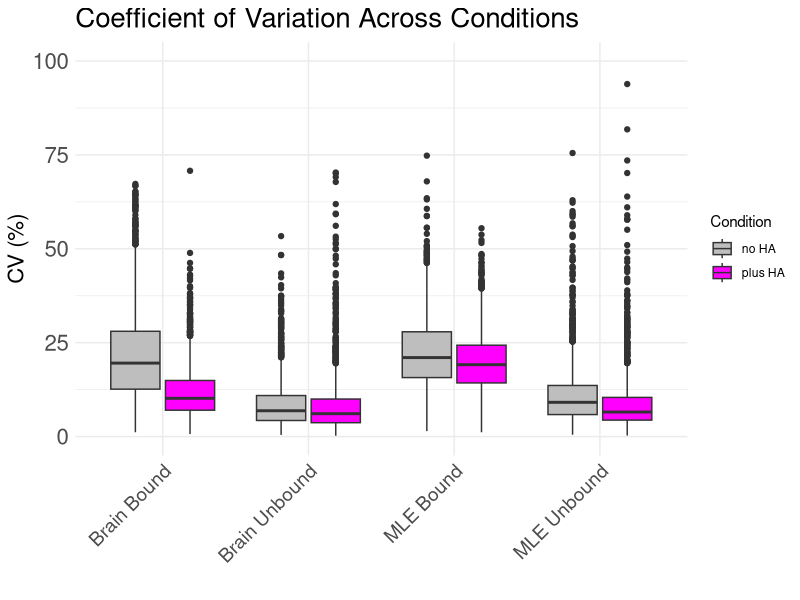
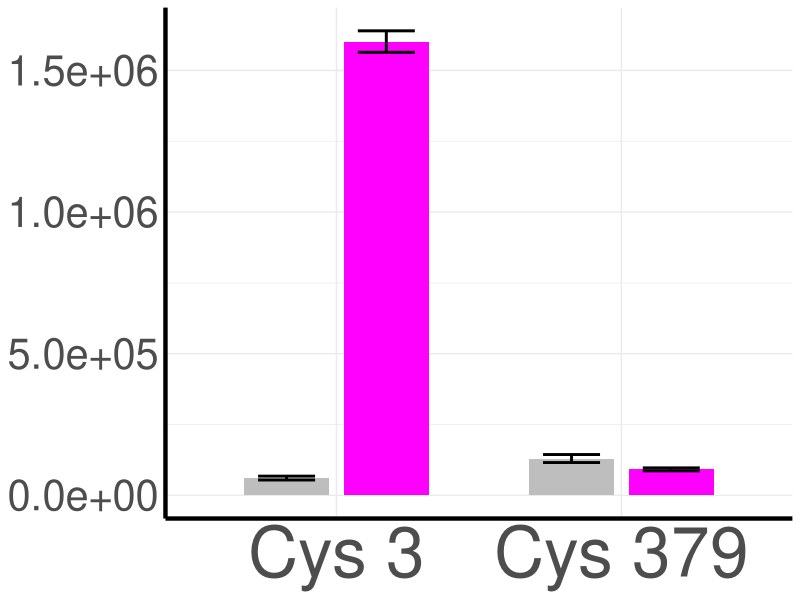
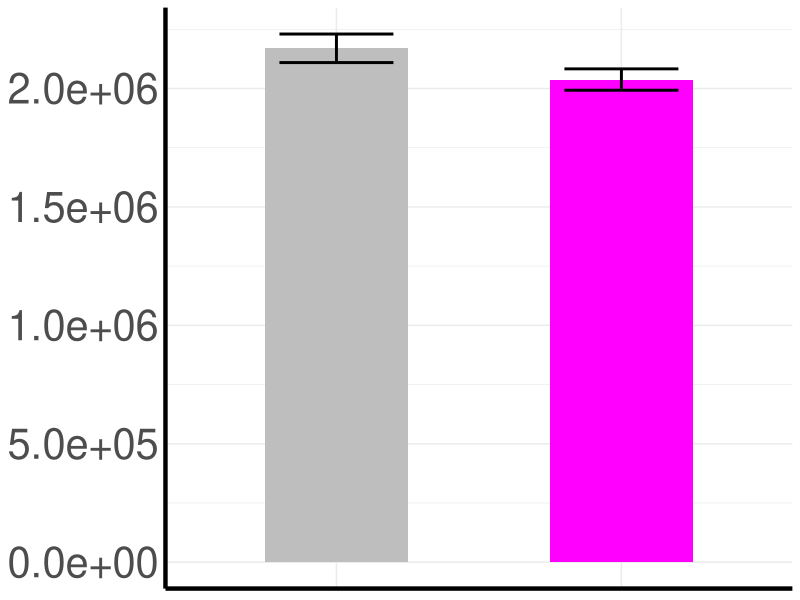
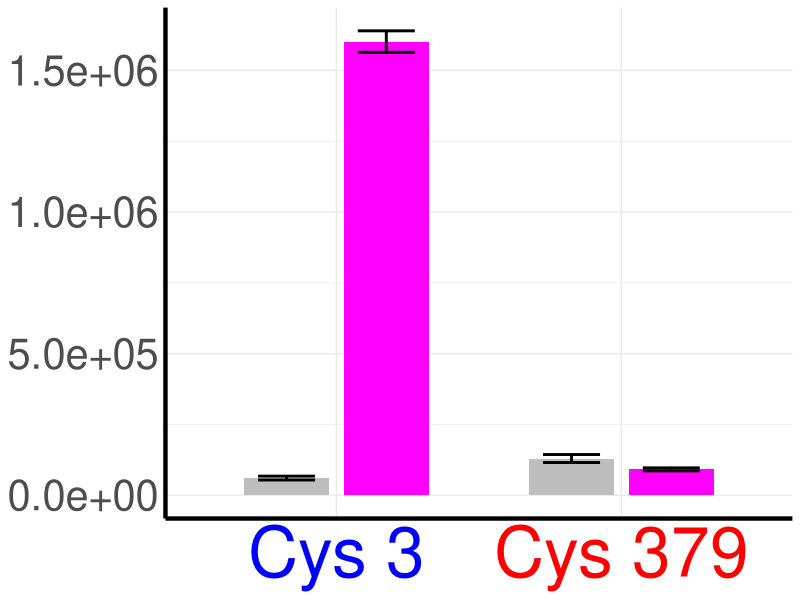
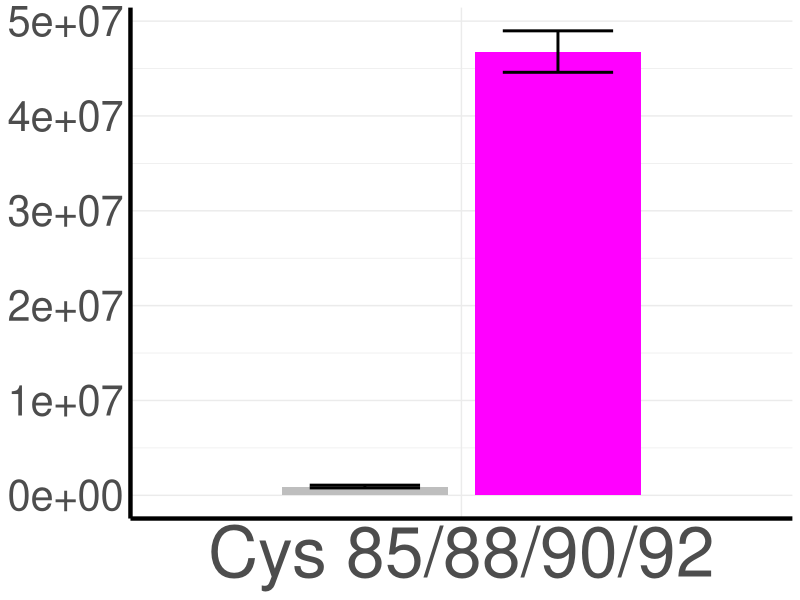
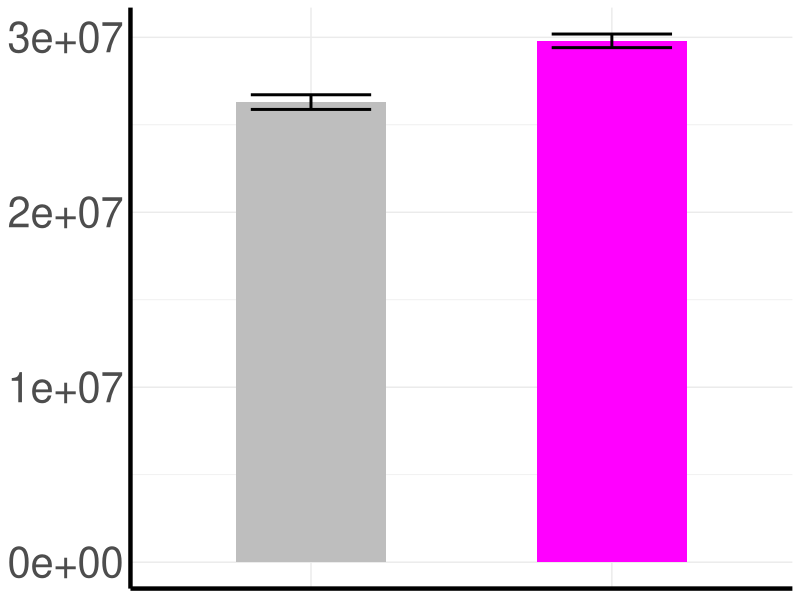
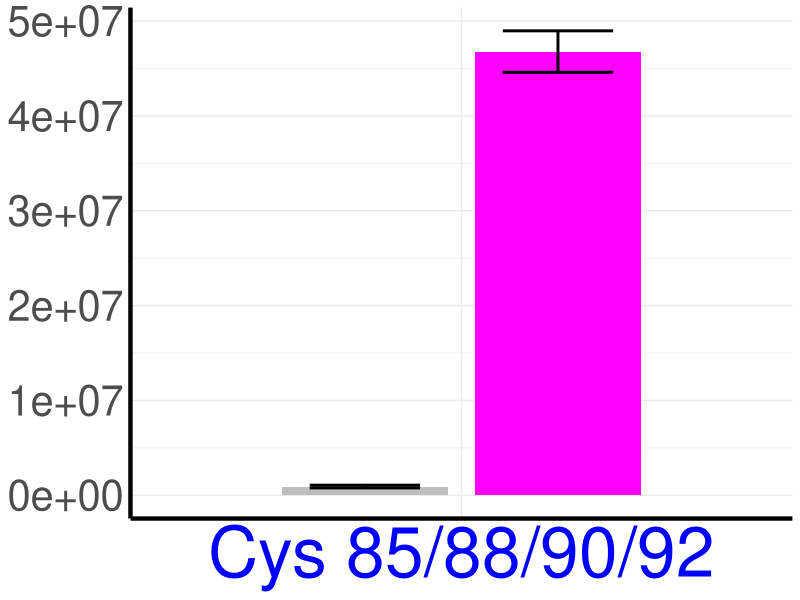
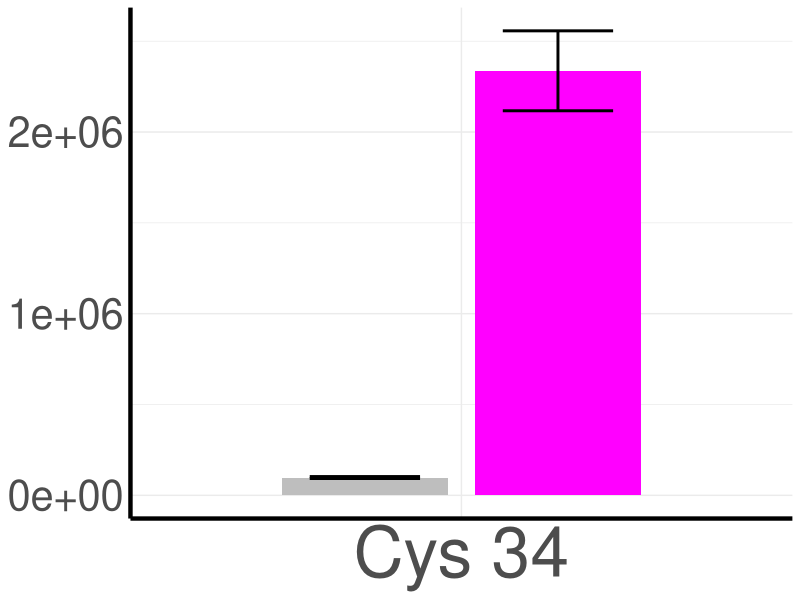

The R script that drew these images, in order:
## ---- chunk 1

## READ IN BRAIN DATA

library(tidyverse)

# read in the flow through
library(readr)
brain_flow_through_for_barplots <- read_delim("TMT_output_philosopher_for_R_analysis/2_14_24_output_for_R/brain_unbound_abundance_protein_MD.tsv", 
    delim = "\t", escape_double = FALSE, 
    trim_ws = TRUE)

## Reverse the log2 transformation
# Apply the inverse log2 transformation (2^x) to columns 5 through 21 for all rows
brain_flow_through_for_barplots[, 5:21] <- 2^brain_flow_through_for_barplots[, 5:21]

# Rename columns
rename_cols <- function(df, start_index, end_index, prefix) {
  colnames(df)[start_index:end_index] <- paste0(prefix, 1:(end_index - start_index + 1))
  return(df)
}

brain_flow_through_for_barplots <- rename_cols(brain_flow_through_for_barplots, 6, 9, "no_HA_")
brain_flow_through_for_barplots <- rename_cols(brain_flow_through_for_barplots, 10, 13, "plus_HA_")

# Remove columns
brain_flow_through_for_barplots <- brain_flow_through_for_barplots[,-c(14:21)]


#### Normalizing based on yeast ADH1 intensity

# Assuming 'brain_flow_through_for_barplots' is your dataframe
# Extract ADH1 intensities for the specific Index
# adh1_intensities <- brain_flow_through_for_barplots %>% 
#   filter(Index == "P00330") %>%
#   select(contains("HA"))

# Extract ADH1 intensities into a vector
# adh1_intensities_vec <- c(adh1_intensities$no_HA_1, adh1_intensities$no_HA_2, 
#                           adh1_intensities$no_HA_3, adh1_intensities$no_HA_4, 
#                           adh1_intensities$plus_HA_1, adh1_intensities$plus_HA_2, 
#                           adh1_intensities$plus_HA_3, adh1_intensities$plus_HA_4)

# Calculate the mean ADH1 intensity
# mean_adh1_intensity <- mean(adh1_intensities_vec)

# Calculate scaling factors for each replicate relative to the mean ADH1 intensity
# scaling_factors <- adh1_intensities_vec / mean_adh1_intensity

# Normalize the intensities in the dataframe using the calculated scaling factors
# replicate_columns <- c("no_HA_1", "no_HA_2", "no_HA_3", "no_HA_4", 
#                        "plus_HA_1", "plus_HA_2", "plus_HA_3", "plus_HA_4")

# Apply the scaling factors from ADH1
# brain_flow_through_for_barplots <- brain_flow_through_for_barplots %>%
#   mutate(across(all_of(replicate_columns), 
#                 ~ .x / scaling_factors[match(cur_column(), replicate_columns)] * mean_adh1_intensity))


## Read in the Bound/Eluant data
brain_eluant_for_barplots <- read_delim("TMT_output_philosopher_for_R_analysis/2_14_24_output_for_R/brain_bound_abundance_multi-site_None.tsv", 
    delim = "\t", escape_double = FALSE, 
    trim_ws = TRUE)


## Reverse the log2 transformation
# Apply the inverse log2 transformation (2^x) to columns 9 through 25 for all rows
brain_eluant_for_barplots[, 9:25] <- 2^brain_eluant_for_barplots[, 9:25]


# Rename columns
rename_cols <- function(df, start_index, end_index, prefix) {
  colnames(df)[start_index:end_index] <- paste0(prefix, 1:(end_index - start_index + 1))
  return(df)
}

brain_eluant_for_barplots <- rename_cols(brain_eluant_for_barplots, 10, 13, "no_HA_")
brain_eluant_for_barplots <- rename_cols(brain_eluant_for_barplots, 14, 17, "plus_HA_")

# Remove columns
brain_eluant_for_barplots <- brain_eluant_for_barplots[,-c(18:25)]



## ---- chunk 2
## READ IN MLE DATA

library(tidyverse)

# read in the flow through
library(readr)
MLE_flow_through_for_barplots <- read_delim("TMT_output_philosopher_for_R_analysis/2_14_24_output_for_R/MLE_unbound_abundance_protein_MD.tsv", 
    delim = "\t", escape_double = FALSE, 
    trim_ws = TRUE)

## Reverse the log2 transformation
# Apply the inverse log2 transformation (2^x) to columns 5 through 21 for all rows
MLE_flow_through_for_barplots[, 5:21] <- 2^MLE_flow_through_for_barplots[, 5:21]

# Rename columns
rename_cols <- function(df, start_index, end_index, prefix) {
  colnames(df)[start_index:end_index] <- paste0(prefix, 1:(end_index - start_index + 1))
  return(df)
}

MLE_flow_through_for_barplots <- rename_cols(MLE_flow_through_for_barplots, 14, 17, "no_HA_")
MLE_flow_through_for_barplots <- rename_cols(MLE_flow_through_for_barplots, 18, 21, "plus_HA_")

# Remove columns
MLE_flow_through_for_barplots <- MLE_flow_through_for_barplots[,-c(6:13)]


#### Scaling based on yeast ADH1 intensity

# Assuming 'MLE_flow_through_for_barplots' is your dataframe
# Extract ADH1 intensities for the specific Index
# adh1_intensities <- MLE_flow_through_for_barplots %>% 
#   filter(Index == "P00330") %>%
#   select(contains("HA"))

# Extract ADH1 intensities into a vector
# adh1_intensities_vec <- c(adh1_intensities$no_HA_1, adh1_intensities$no_HA_2, 
#                           adh1_intensities$no_HA_3, adh1_intensities$no_HA_4, 
#                           adh1_intensities$plus_HA_1, adh1_intensities$plus_HA_2, 
#                           adh1_intensities$plus_HA_3, adh1_intensities$plus_HA_4)

# Calculate the mean ADH1 intensity
# mean_adh1_intensity <- mean(adh1_intensities_vec)

# Calculate scaling factors for each replicate relative to the mean ADH1 intensity
# scaling_factors <- adh1_intensities_vec / mean_adh1_intensity

# Normalize the intensities in the dataframe using the calculated scaling factors
# replicate_columns <- c("no_HA_1", "no_HA_2", "no_HA_3", "no_HA_4", 
#                        "plus_HA_1", "plus_HA_2", "plus_HA_3", "plus_HA_4")

# Apply the scaling factors from ADH1
# MLE_flow_through_for_barplots <- MLE_flow_through_for_barplots %>%
#   mutate(across(all_of(replicate_columns), 
#                 ~ .x / scaling_factors[match(cur_column(), replicate_columns)] * mean_adh1_intensity))


## Read in the Bound/Eluant data
MLE_eluant_for_barplots <- read_delim("TMT_output_philosopher_for_R_analysis/2_14_24_output_for_R/MLE_bound_abundance_multi-site_None.tsv", 
    delim = "\t", escape_double = FALSE, 
    trim_ws = TRUE)


## Reverse the log2 transformation
# Apply the inverse log2 transformation (2^x) to columns 9 through 25 for all rows
MLE_eluant_for_barplots[, 9:25] <- 2^MLE_eluant_for_barplots[, 9:25]


# Rename columns
rename_cols <- function(df, start_index, end_index, prefix) {
  colnames(df)[start_index:end_index] <- paste0(prefix, 1:(end_index - start_index + 1))
  return(df)
}

MLE_eluant_for_barplots <- rename_cols(MLE_eluant_for_barplots, 18, 21, "no_HA_")
MLE_eluant_for_barplots <- rename_cols(MLE_eluant_for_barplots, 22, 25, "plus_HA_")

# Remove columns
MLE_eluant_for_barplots <- MLE_eluant_for_barplots[,-c(10:17)]


## ---- chunk 3


# Adjusted function to compute CV with at least 3 out of 4 values available
compute_cv <- function(df, columns) {
  # Initialize a vector to store CV values, filled with NA
  cv_values <- rep(NA, nrow(df))
  
  # Loop over each row
  for (i in 1:nrow(df)) {
    # Subset the row for specified columns and remove NA values
    values <- na.omit(unlist(df[i, columns]))
    
    # Check if there are at least 3 non-NA values
    if (length(values) >= 3) {
      # Calculate mean and standard deviation for the non-NA values
      mean_value <- mean(values)
      sd_value <- sd(values)
      
      # Calculate and store the CV if criteria are met
      cv_values[i] <- 100 * (sd_value / mean_value)
    }
  }
  
  return(cv_values)
}


# Compute CV for brain_flow_through using non-log2 transformed values
brain_flow_through_for_barplots$CV_no_HA <- compute_cv(brain_flow_through_for_barplots, c("no_HA_1", "no_HA_2", "no_HA_3", "no_HA_4"))
brain_flow_through_for_barplots$CV_plus_HA <- compute_cv(brain_flow_through_for_barplots, c("plus_HA_1", "plus_HA_2", "plus_HA_3", "plus_HA_4"))

# Compute CV for brain_eluant using non-log2 transformed values
brain_eluant_for_barplots$CV_no_HA <- compute_cv(brain_eluant_for_barplots, c("no_HA_1", "no_HA_2", "no_HA_3", "no_HA_4"))
brain_eluant_for_barplots$CV_plus_HA <- compute_cv(brain_eluant_for_barplots, c("plus_HA_1", "plus_HA_2", "plus_HA_3", "plus_HA_4"))

# Compute CV for MLE_flow_through using non-log2 transformed values
MLE_flow_through_for_barplots$CV_no_HA <- compute_cv(MLE_flow_through_for_barplots, c("no_HA_1", "no_HA_2", "no_HA_3", "no_HA_4"))
MLE_flow_through_for_barplots$CV_plus_HA <- compute_cv(MLE_flow_through_for_barplots, c("plus_HA_1", "plus_HA_2", "plus_HA_3", "plus_HA_4"))

# Compute CV for MLE_eluant using non-log2 transformed values
MLE_eluant_for_barplots$CV_no_HA <- compute_cv(MLE_eluant_for_barplots, c("no_HA_1", "no_HA_2", "no_HA_3", "no_HA_4"))
MLE_eluant_for_barplots$CV_plus_HA <- compute_cv(MLE_eluant_for_barplots, c("plus_HA_1", "plus_HA_2", "plus_HA_3", "plus_HA_4"))


## ---- chunk 4

# Define a function to print the desired statistics for CV without SD
print_cv_statistics <- function(df, cv_column) {
  # Extract the CV column
  cv_values <- df[[cv_column]]
  
  # Calculate mean and median, ignoring NA values
  mean_cv <- mean(cv_values, na.rm = TRUE)
  median_cv <- median(cv_values, na.rm = TRUE)
  
  # Print the statistics without SD
  cat(paste(cv_column, "- Mean:", round(mean_cv, 2), "Median:", round(median_cv, 2), "\n"))
}

# Print statistics for each CV column in each dataframe
cat("Brain Unbound:\n")
print_cv_statistics(brain_flow_through_for_barplots, "CV_no_HA")
print_cv_statistics(brain_flow_through_for_barplots, "CV_plus_HA")

cat("\nBrain Bound:\n")
print_cv_statistics(brain_eluant_for_barplots, "CV_no_HA")
print_cv_statistics(brain_eluant_for_barplots, "CV_plus_HA")

cat("\nMLE Unbound:\n")
print_cv_statistics(MLE_flow_through_for_barplots, "CV_no_HA")
print_cv_statistics(MLE_flow_through_for_barplots, "CV_plus_HA")

cat("\nMLE Bound:\n")
print_cv_statistics(MLE_eluant_for_barplots, "CV_no_HA")
print_cv_statistics(MLE_eluant_for_barplots, "CV_plus_HA")

## ---- chunk 5

library(ggplot2)

# Define custom theme
my_theme <- function() {
  theme_minimal() +
    theme(
      plot.title = element_text(size = 20),
      axis.title.x = element_text(size = 16),
      axis.title.y = element_text(size = 16),
      axis.text.x = element_text(size = 14),
      axis.text.y = element_text(size = 16)
    )
}

## ---- chunk 6

library(dplyr)
library(tidyr)
library(ggplot2)

# this is necessary because later packages were masking rename from dplyr
rename <- dplyr::rename
select <- dplyr::select

# Reshape dataframes for ggplot, adjust for simplified condition labeling
flow_long <- brain_flow_through_for_barplots %>%
  select(Index, CV_no_HA, CV_plus_HA) %>%
  gather(key = "Condition", value = "CV", -Index) %>%
  mutate(Type = "Brain Unbound", Condition = ifelse(Condition == "CV_no_HA", "no HA", "plus HA"))

eluant_long <- brain_eluant_for_barplots %>%
  select(Index, CV_no_HA, CV_plus_HA) %>%
  gather(key = "Condition", value = "CV", -Index) %>%
  mutate(Type = "Brain Bound", Condition = ifelse(Condition == "CV_no_HA", "no HA", "plus HA"))

MLE_flow_long <- MLE_flow_through_for_barplots %>%
  select(Index, CV_no_HA, CV_plus_HA) %>%
  gather(key = "Condition", value = "CV", -Index) %>%
  mutate(Type = "MLE Unbound", Condition = ifelse(Condition == "CV_no_HA", "no HA", "plus HA"))

MLE_eluant_long <- MLE_eluant_for_barplots %>%
  select(Index, CV_no_HA, CV_plus_HA) %>%
  gather(key = "Condition", value = "CV", -Index) %>%
  mutate(Type = "MLE Bound", Condition = ifelse(Condition == "CV_no_HA", "no HA", "plus HA"))

# Combining the datasets
combined_CV <- rbind(flow_long, eluant_long, MLE_flow_long, MLE_eluant_long)

# Adjust the plot to separate no_HA and plus_HA conditions
CV_plot <- ggplot(combined_CV, aes(x = Type, y = CV, fill = Condition)) +
  geom_boxplot() +
  scale_fill_manual(values = c("no HA" = "gray", "plus HA" = "magenta")) +
  coord_cartesian(ylim = c(0, 100)) +
  labs(
    title = "Coefficient of Variation Across Conditions",
    y = "CV (%)",
    x = ""  # No specific x-axis label needed
  ) +
  my_theme() +
  theme(axis.text.x = element_text(angle = 45, hjust = 1))

# Print the modified CV boxplot
print(CV_plot)

# Optionally, save the plot
ggsave("CV_across_conditions.pdf", plot = CV_plot, width = 8, height = 4)

# remove dataframes
rm(combined_CV)
rm(eluant_long)
rm(flow_long)
rm(MLE_eluant_long)
rm(MLE_flow_long)

## ---- chunk 7

library(ggtext)

my_theme <- function() { 
  theme_minimal() +
    theme(
      plot.title = element_blank(),  # Ensures the title is not printed
      axis.title.x = element_blank(),
      axis.title.y = element_blank(),
      legend.position = "none",
      axis.text.x = element_text(size = 50),
      axis.text.y = element_text(size = 30),
  #    axis.text.y = element_blank(),  # Removes y-axis text
      axis.line = element_line(size = 1.5)  # Makes x and y axis lines thicker
    )
}

## ---- chunk 8

library(dplyr)
library(tidyr)
library(ggplot2)

# Filter for specific indices and reshape the data
gnas_bound <- brain_eluant_for_barplots %>%
  filter(Index %in% c("P63094_3_3_1_1_C3", "P63094_379_379_1_1_C379")) %>%
  select(Index, starts_with("no_HA"), starts_with("plus_HA")) %>%
  pivot_longer(cols = -Index, names_to = "Condition", values_to = "Value") %>%
  mutate(Condition = sub("_\\d+$", "", Condition),  # Remove replicate numbers
         HA_Type = ifelse(grepl("no_HA", Condition), "no_HA", "plus_HA"),
         Replicate = sub(".*_", "", Condition))  # Extract replicate number

### Calculate Mean and SE for Each Condition

gnas_bound_mean_se_data <- gnas_bound %>%
  group_by(Index, HA_Type) %>%
  summarise(
    Mean = mean(Value, na.rm = TRUE),
    SE = sd(Value, na.rm = TRUE) / sqrt(n())
  )

### Plot the Data
gnas_barplot_bound <- ggplot(gnas_bound_mean_se_data, aes(x = Index, y = Mean, fill = HA_Type)) +
  geom_bar(stat = "identity", position = position_dodge(width = 0.7), width = 0.6) +
  geom_errorbar(aes(ymin = Mean - SE, ymax = Mean + SE), width = 0.4, size = 1, position = position_dodge(width = 0.7)) +
  labs(title = expression("G" * alpha * "S: Bound"), y = "Intensity", x = "") +
  scale_fill_manual(values = c("no_HA" = "gray", "plus_HA" = "magenta")) +
  my_theme() +
  scale_y_continuous(labels = scales::scientific) +  # Format y-axis values in scientific notation
  scale_x_discrete(labels = c("P63094_3_3_1_1_C3" = "Cys 3", "P63094_379_379_1_1_C379" = "Cys 379"))  # Manually set x-axis labels

print(gnas_barplot_bound)


# Extract the row for the specific index and reshape
gnas_flow_through <- brain_flow_through_for_barplots %>%
  filter(Index == "P63094") %>%
  select(Index, starts_with("no_HA"), starts_with("plus_HA")) %>%
  pivot_longer(cols = -Index, names_to = "Condition", values_to = "Value") %>%
  mutate(Condition = sub("_\\d+$", "", Condition),  # Normalize condition names
         HA_Type = ifelse(grepl("no_HA", Condition), "no_HA", "plus_HA"),
         Replicate = sub(".*_", "", Condition))  # Extract replicate number


gnas_flow_through_mean_se_data <- gnas_flow_through %>%
  group_by(HA_Type) %>%
  summarise(
    Mean = mean(Value, na.rm = TRUE),
    SE = sd(Value, na.rm = TRUE) / sqrt(n())
  )

gnas_barplot_unbound <- ggplot(gnas_flow_through_mean_se_data, aes(x = HA_Type, y = Mean, fill = HA_Type)) +
  geom_bar(stat = "identity", position = position_dodge(), width = 0.5) +
  geom_errorbar(aes(ymin = Mean - SE, ymax = Mean + SE), width = 0.4, size = 1, position = position_dodge(0.5)) +
  labs(title = expression("G" * alpha * "S: Unbound"), y = "Intensity", x = "") +
  scale_fill_manual(values = c("no_HA" = "gray", "plus_HA" = "magenta")) +
  my_theme() +  # Apply the custom theme
  theme(axis.text.x = element_blank()) +  # Hide x-axis labels
  scale_y_continuous(labels = scales::scientific)  # Format y-axis values in scientific notation

print(gnas_barplot_unbound)

# remove dataframes
rm(gnas_flow_through)

## save the bound and unbound plots as pdf
ggsave(filename = "gnas_barplot_bound.pdf", plot = gnas_barplot_bound, path = "barplots_known_acyl_sites", width = 8, height = 6)
ggsave(filename = "gnas_barplot_unbound.pdf", plot = gnas_barplot_unbound, path = "barplots_known_acyl_sites", width = 8, height = 6)


# red and blue labels
gnas_barplot_bound <- ggplot(gnas_bound_mean_se_data, aes(x = Index, y = Mean, fill = HA_Type)) +
  geom_bar(stat = "identity", position = position_dodge(width = 0.7), width = 0.6) +
  geom_errorbar(aes(ymin = Mean - SE, ymax = Mean + SE), width = 0.4, size = 1, position = position_dodge(width = 0.7)) +
  labs(title = expression("G" * alpha * "S: Bound"), y = "Intensity", x = "") +
  scale_fill_manual(values = c("no_HA" = "gray", "plus_HA" = "magenta")) +
  my_theme() +
  scale_y_continuous(labels = scales::scientific) +
  scale_x_discrete(labels = c("P63094_3_3_1_1_C3" = "<span style='color:blue;'>Cys 3</span>", "P63094_379_379_1_1_C379" = "<span style='color:red;'>Cys 379</span>"))  # Manually set x-axis labels with color

# Use element_markdown() from ggtext to render the axis text with HTML formatting
gnas_barplot_bound + theme(axis.text.x = element_markdown())

## ---- chunk 9

library(dplyr)
library(tidyr)
library(ggplot2)

# Filter for specific indices and reshape the data
snap25_bound <- brain_eluant_for_barplots %>%
  filter(Index %in% c("P60879_85_92_4_4_C85C88C90C92")) %>%
  select(Index, starts_with("no_HA"), starts_with("plus_HA")) %>%
  pivot_longer(cols = -Index, names_to = "Condition", values_to = "Value") %>%
  mutate(Condition = sub("_\\d+$", "", Condition),  # Remove replicate numbers
         HA_Type = ifelse(grepl("no_HA", Condition), "no_HA", "plus_HA"),
         Replicate = sub(".*_", "", Condition))  # Extract replicate number

### Calculate Mean and SE for Each Condition

snap25_bound_mean_se_data <- snap25_bound %>%
  group_by(Index, HA_Type) %>%
  summarise(
    Mean = mean(Value, na.rm = TRUE),
    SE = sd(Value, na.rm = TRUE) / sqrt(n())
  )

### Plot the Data

snap25_barplot_bound <- ggplot(snap25_bound_mean_se_data, aes(x = Index, y = Mean, fill = HA_Type)) +
  geom_bar(stat = "identity", position = position_dodge(width = 0.7), width = 0.6) +
  geom_errorbar(aes(ymin = Mean - SE, ymax = Mean + SE), width = 0.4, size = 1, position = position_dodge(width = 0.7)) +
  labs(title = "Snap25: Bound", y = "Intensity", x = "") +
  scale_fill_manual(values = c("no_HA" = "gray", "plus_HA" = "magenta")) +
  my_theme() +
  scale_y_continuous(labels = scales::scientific) +  # Format y-axis values in scientific notation
  scale_x_discrete(labels = c("P60879_85_92_4_4_C85C88C90C92" = "Cys 85/88/90/92"))  # Manually set x-axis labels

print(snap25_barplot_bound)


# Extract the row for the specific index and reshape
snap25_flow_through <- brain_flow_through_for_barplots %>%
  filter(Index == "P60879") %>%
  select(Index, starts_with("no_HA"), starts_with("plus_HA")) %>%
  pivot_longer(cols = -Index, names_to = "Condition", values_to = "Value") %>%
  mutate(Condition = sub("_\\d+$", "", Condition),  # Normalize condition names
         HA_Type = ifelse(grepl("no_HA", Condition), "no_HA", "plus_HA"),
         Replicate = sub(".*_", "", Condition))  # Extract replicate number


snap25_flow_through_mean_se_data <- snap25_flow_through %>%
  group_by(HA_Type) %>%
  summarise(
    Mean = mean(Value, na.rm = TRUE),
    SE = sd(Value, na.rm = TRUE) / sqrt(n())
  )

snap25_barplot_unbound <- ggplot(snap25_flow_through_mean_se_data, aes(x = HA_Type, y = Mean, fill = HA_Type)) +
  geom_bar(stat = "identity", position = position_dodge(), width = 0.5) +
  geom_errorbar(aes(ymin = Mean - SE, ymax = Mean + SE), width = 0.4, size = 1, position = position_dodge(0.5)) +
  labs(title = "Snap-25: Unbound", y = "Intensity", x = "") +
  scale_fill_manual(values = c("no_HA" = "gray", "plus_HA" = "magenta")) +
  my_theme() +  # Apply the custom theme
  theme(axis.text.x = element_blank()) +  # Hide x-axis labels
  scale_y_continuous(labels = scales::scientific)  # Format y-axis values in scientific notation

print(snap25_barplot_unbound)

# remove dataframes
rm(snap25_flow_through)


## save the bound and unbound plots as pdf
ggsave(filename = "snap25_barplot_bound.pdf", plot = snap25_barplot_bound, path = "barplots_known_acyl_sites", width = 8, height = 6)
ggsave(filename = "snap25_barplot_unbound.pdf", plot = snap25_barplot_unbound, path = "barplots_known_acyl_sites", width = 8, height = 6)


# Your plotting code for snap25_barplot_bound with modified x-axis label
snap25_barplot_bound <- ggplot(snap25_bound_mean_se_data, aes(x = Index, y = Mean, fill = HA_Type)) +
  geom_bar(stat = "identity", position = position_dodge(width = 0.7), width = 0.6) +
  geom_errorbar(aes(ymin = Mean - SE, ymax = Mean + SE), width = 0.4, size = 1, position = position_dodge(width = 0.7)) +
  labs(title = "Snap25: Bound", y = "Intensity", x = "") +
  scale_fill_manual(values = c("no_HA" = "gray", "plus_HA" = "magenta")) +
  my_theme() +
  scale_y_continuous(labels = scales::scientific) +
  scale_x_discrete(labels = c("P60879_85_92_4_4_C85C88C90C92" = "<span style='color:blue;'>Cys 85/88/90/92</span>")) +  # Use HTML-like syntax for colored label
  theme(axis.text.x = element_markdown())  # Apply element_markdown for the x-axis labels

print(snap25_barplot_bound)


## ---- chunk 10

library(dplyr)
library(tidyr)
library(ggplot2)

# Filter for specific indices and reshape the data for the bound condition
flot1_bound <- brain_eluant_for_barplots %>%
  filter(Index %in% c("O08917_34_34_1_1_C34")) %>%
  select(Index, starts_with("no_HA"), starts_with("plus_HA")) %>%
  pivot_longer(cols = -Index, names_to = "Condition", values_to = "Value") %>%
  mutate(Condition = sub("_\\d+$", "", Condition),  # Remove replicate numbers
         HA_Type = ifelse(grepl("no_HA", Condition), "no_HA", "plus_HA"),
         Replicate = sub(".*_", "", Condition))  # Extract replicate number

# Calculate Mean and SE for Each Condition
flot1_bound_mean_se_data <- flot1_bound %>%
  group_by(Index, HA_Type) %>%
  summarise(
    Mean = mean(Value, na.rm = TRUE),
    SE = sd(Value, na.rm = TRUE) / sqrt(n()),
    .groups = "drop"  # Avoid regrouping message
  )

# Plot the Data for the bound condition
flot1_barplot_bound <- ggplot(flot1_bound_mean_se_data, aes(x = Index, y = Mean, fill = HA_Type)) +
  geom_bar(stat = "identity", position = position_dodge(width = 0.7), width = 0.6) +
  geom_errorbar(aes(ymin = Mean - SE, ymax = Mean + SE), width = 0.4, size = 1, position = position_dodge(width = 0.7)) +
  labs(title = "Flotillin-1: Bound", y = "Intensity", x = "") +
  scale_fill_manual(values = c("no_HA" = "gray", "plus_HA" = "magenta")) +
  my_theme() +
  scale_y_continuous(labels = scales::scientific) +  # Format y-axis values in scientific notation
  scale_x_discrete(labels = c("O08917_34_34_1_1_C34" = "Cys 34"))  # Manually set x-axis labels

print(flot1_barplot_bound)
  
# Extract and reshape the data for the unbound condition
flot1_flow_through <- brain_flow_through_for_barplots %>%
  filter(Index == "O08917") %>%
  select(Index, starts_with("no_HA"), starts_with("plus_HA")) %>%
  pivot_longer(cols = -Index, names_to = "Condition", values_to = "Value") %>%
  mutate(Condition = sub("_\\d+$", "", Condition),  # Normalize condition names
         HA_Type = ifelse(grepl("no_HA", Condition), "no_HA", "plus_HA"),
         Replicate = sub(".*_", "", Condition))  # Extract replicate number

# Calculate Mean and SE for the unbound condition
flot1_flow_through_mean_se_data <- flot1_flow_through %>%
  group_by(HA_Type) %>%
  summarise(
    Mean = mean(Value, na.rm = TRUE),
    SE = sd(Value, na.rm = TRUE) / sqrt(n()),
    .groups = "drop"  # Avoid regrouping message
  )

# Plot the Data for the unbound condition
flot1_barplot_unbound <- ggplot(flot1_flow_through_mean_se_data, aes(x = HA_Type, y = Mean, fill = HA_Type)) +
  geom_bar(stat = "identity", position = position_dodge(), width = 0.5) +
  geom_errorbar(aes(ymin = Mean - SE, ymax = Mean + SE), width = 0.4, size = 1, position = position_dodge(0.5)) +
  labs(title = "Flotillin-1: Unbound", y = "Intensity", x = "") +
  scale_fill_manual(values = c("no_HA" = "gray", "plus_HA" = "magenta")) +
  my_theme() +  # Apply the custom theme
  theme(axis.text.x = element_blank()) +  # Hide x-axis labels
  scale_y_continuous(labels = scales::scientific)  # Format y-axis values in scientific notation

print(flot1_barplot_unbound)


## save the bound and unbound plots as pdf
ggsave(filename = "flot1_barplot_bound.pdf", plot = flot1_barplot_bound, path = "barplots_known_acyl_sites", width = 8, height = 6)
ggsave(filename = "flot1_barplot_unbound.pdf", plot = flot1_barplot_unbound, path = "barplots_known_acyl_sites", width = 8, height = 6)


# Modify the scale_x_discrete() function to include HTML-like syntax for the label color
flot1_barplot_bound <- ggplot(flot1_bound_mean_se_data, aes(x = Index, y = Mean, fill = HA_Type)) +
  geom_bar(stat = "identity", position = position_dodge(width = 0.7), width = 0.6) +
  geom_errorbar(aes(ymin = Mean - SE, ymax = Mean + SE), width = 0.4, size = 1, position = position_dodge(width = 0.7)) +
  labs(title = "Flotillin-1: Bound", y = "Intensity", x = "") +
  scale_fill_manual(values = c("no_HA" = "gray", "plus_HA" = "magenta")) +
  my_theme() +
  scale_y_continuous(labels = scales::scientific) +
  scale_x_discrete(labels = c("O08917_34_34_1_1_C34" = "<span style='color:blue;'>Cys 34</span>")) +
  theme(axis.text.x = element_markdown())  # Apply element_markdown() to interpret HTML-like syntax

print(flot1_barplot_bound)

## ---- chunk 11

library(dplyr)
library(tidyr)
library(ggplot2)

# Filter for specific indices and reshape the data
dlg4_bound <- brain_eluant_for_barplots %>%
  filter(Index %in% c("Q62108_3_5_2_2_C3C5", "Q62108_626_626_1_1_C626")) %>%
  select(Index, starts_with("no_HA"), starts_with("plus_HA")) %>%
  pivot_longer(cols = -Index, names_to = "Condition", values_to = "Value") %>%
  mutate(Condition = sub("_\\d+$", "", Condition),  # Remove replicate numbers
         HA_Type = ifelse(grepl("no_HA", Condition), "no_HA", "plus_HA"),
         Replicate = sub(".*_", "", Condition))  # Extract replicate number

### Calculate Mean and SE for Each Condition
dlg4_bound_mean_se_data <- dlg4_bound %>%
  group_by(Index, HA_Type) %>%
  summarise(
    Mean = mean(Value, na.rm = TRUE),
    SE = sd(Value, na.rm = TRUE) / sqrt(n())
  )

### Plot the Data

dlg4_barplot_bound <- ggplot(dlg4_bound_mean_se_data, aes(x = Index, y = Mean, fill = HA_Type)) +
  geom_bar(stat = "identity", position = position_dodge(width = 0.7), width = 0.6) +
  geom_errorbar(aes(ymin = Mean - SE, ymax = Mean + SE), width = 0.4, size = 1, position = position_dodge(width = 0.7)) +
  labs(title = "PSD-95: Bound", y = "Intensity", x = "") +
  scale_fill_manual(values = c("no_HA" = "gray", "plus_HA" = "magenta")) +
  my_theme() +
  scale_y_continuous(labels = scales::scientific) +  # Format y-axis values in scientific notation
  scale_x_discrete(labels = c("Q62108_3_5_2_2_C3C5" = "Cys 3/5", "Q62108_626_626_1_1_C626" = "Cys 626"))  # Manually set x-axis labels

print(dlg4_barplot_bound)


# Extract the row for the specific index and reshape
dlg4_flow_through <- brain_flow_through_for_barplots %>%
  filter(Index == "Q62108") %>%
  select(Index, starts_with("no_HA"), starts_with("plus_HA")) %>%
  pivot_longer(cols = -Index, names_to = "Condition", values_to = "Value") %>%
  mutate(Condition = sub("_\\d+$", "", Condition),  # Normalize condition names
         HA_Type = ifelse(grepl("no_HA", Condition), "no_HA", "plus_HA"),
         Replicate = sub(".*_", "", Condition))  # Extract replicate number


dlg4_flow_through_mean_se_data <- dlg4_flow_through %>%
  group_by(HA_Type) %>%
  summarise(
    Mean = mean(Value, na.rm = TRUE),
    SE = sd(Value, na.rm = TRUE) / sqrt(n())
  )

dlg4_barplot_unbound <- ggplot(dlg4_flow_through_mean_se_data, aes(x = HA_Type, y = Mean, fill = HA_Type)) +
  geom_bar(stat = "identity", position = position_dodge(), width = 0.5) +
  geom_errorbar(aes(ymin = Mean - SE, ymax = Mean + SE), width = 0.4, size = 1, position = position_dodge(0.5)) +
  labs(title = "PSD-95: Unbound", y = "Intensity", x = "") +
  scale_fill_manual(values = c("no_HA" = "gray", "plus_HA" = "magenta")) +
  my_theme() +  # Apply the custom theme
  theme(axis.text.x = element_blank()) +  # Hide x-axis labels
  scale_y_continuous(labels = scales::scientific)  # Format y-axis values in scientific notation

print(dlg4_barplot_unbound)

# remove dataframes
rm(dlg4_flow_through)


## save the bound and unbound plots as pdf
ggsave(filename = "psd95_barplot_bound.pdf", plot = dlg4_barplot_bound, path = "barplots_known_acyl_sites", width = 8, height = 6)
ggsave(filename = "psd95_barplot_unbound.pdf", plot = dlg4_barplot_unbound, path = "barplots_known_acyl_sites", width = 8, height = 6)

# Modify the scale_x_discrete() function to include HTML-like syntax for the label colors
dlg4_barplot_bound <- ggplot(dlg4_bound_mean_se_data, aes(x = Index, y = Mean, fill = HA_Type)) +
  geom_bar(stat = "identity", position = position_dodge(width = 0.7), width = 0.6) +
  geom_errorbar(aes(ymin = Mean - SE, ymax = Mean + SE), width = 0.4, size = 1, position = position_dodge(width = 0.7)) +
  labs(title = "PSD-95: Bound", y = "Intensity", x = "") +
  scale_fill_manual(values = c("no_HA" = "gray", "plus_HA" = "magenta")) +
  my_theme() +
  scale_y_continuous(labels = scales::scientific) +
  scale_x_discrete(labels = c("Q62108_3_5_2_2_C3C5" = "<span style='color:blue;'>Cys 3 / 5</span>", "Q62108_626_626_1_1_C626" = "<span style='color:red;'>Cys 626</span>")) +
  theme(axis.text.x = element_markdown())

print(dlg4_barplot_bound)


## ---- chunk 12


library(dplyr)
library(tidyr)
library(ggplot2)

# Filter for specific indices and reshape the data for the bound condition
akap5_bound <- brain_eluant_for_barplots %>%
  filter(Index %in% c("D3YVF0_36_36_1_1_C36", "D3YVF0_123_123_1_1_C123")) %>%
  select(Index, starts_with("no_HA"), starts_with("plus_HA")) %>%
  pivot_longer(cols = -Index, names_to = "Condition", values_to = "Value") %>%
  mutate(Condition = sub("_\\d+$", "", Condition),  # Remove replicate numbers
         HA_Type = ifelse(grepl("no_HA", Condition), "no_HA", "plus_HA"),
         Replicate = sub(".*_", "", Condition))  # Extract replicate number

# Calculate Mean and SE for Each Condition
akap5_bound_mean_se_data <- akap5_bound %>%
  group_by(Index, HA_Type) %>%
  summarise(
    Mean = mean(Value, na.rm = TRUE),
    SE = sd(Value, na.rm = TRUE) / sqrt(n()),
    .groups = "drop"  # Avoid regrouping message
  )

# Plot the Data for the bound condition
akap5_barplot_bound <- ggplot(akap5_bound_mean_se_data, aes(x = Index, y = Mean, fill = HA_Type)) +
  geom_bar(stat = "identity", position = position_dodge(width = 0.7), width = 0.6) +
  geom_errorbar(aes(ymin = Mean - SE, ymax = Mean + SE), width = 0.4, size = 1, position = position_dodge(width = 0.7)) +
  labs(title = "Akap5: Bound", y = "Intensity", x = "") +
  scale_fill_manual(values = c("no_HA" = "gray", "plus_HA" = "magenta")) +
  my_theme() +
  scale_y_continuous(labels = scales::scientific) +  # Format y-axis values in scientific notation
  scale_x_discrete(labels = c("D3YVF0_36_36_1_1_C36" = "Cys 36", "D3YVF0_123_123_1_1_C123" = "Cys 123"))  # Manually set x-axis labels

print(akap5_barplot_bound)
  
# Extract and reshape the data for the unbound condition
akap5_flow_through <- brain_flow_through_for_barplots %>%
  filter(Index == "D3YVF0") %>%
  select(Index, starts_with("no_HA"), starts_with("plus_HA")) %>%
  pivot_longer(cols = -Index, names_to = "Condition", values_to = "Value") %>%
  mutate(Condition = sub("_\\d+$", "", Condition),  # Normalize condition names
         HA_Type = ifelse(grepl("no_HA", Condition), "no_HA", "plus_HA"),
         Replicate = sub(".*_", "", Condition))  # Extract replicate number

# Calculate Mean and SE for the unbound condition
akap5_flow_through_mean_se_data <- akap5_flow_through %>%
  group_by(HA_Type) %>%
  summarise(
    Mean = mean(Value, na.rm = TRUE),
    SE = sd(Value, na.rm = TRUE) / sqrt(n()),
    .groups = "drop"  # Avoid regrouping message
  )

# Plot the Data for the unbound condition
akap5_barplot_unbound <- ggplot(akap5_flow_through_mean_se_data, aes(x = HA_Type, y = Mean, fill = HA_Type)) +
  geom_bar(stat = "identity", position = position_dodge(), width = 0.5) +
  geom_errorbar(aes(ymin = Mean - SE, ymax = Mean + SE), width = 0.4, size = 1, position = position_dodge(0.5)) +
  labs(title = "Akap5: Unbound", y = "Intensity", x = "") +
  scale_fill_manual(values = c("no_HA" = "gray", "plus_HA" = "magenta")) +
  my_theme() +  # Apply the custom theme
  theme(axis.text.x = element_blank()) +  # Hide x-axis labels
  scale_y_continuous(labels = scales::scientific)  # Format y-axis values in scientific notation

print(akap5_barplot_unbound)


## save the bound and unbound plots as pdf
ggsave(filename = "akap5_barplot_bound.pdf", plot = akap5_barplot_bound, path = "barplots_known_acyl_sites", width = 8, height = 6)
ggsave(filename = "akap5_barplot_unbound.pdf", plot = akap5_barplot_unbound, path = "barplots_known_acyl_sites", width = 8, height = 6)


## Red and blue labels
akap5_barplot_bound <- ggplot(akap5_bound_mean_se_data, aes(x = Index, y = Mean, fill = HA_Type)) +
  geom_bar(stat = "identity", position = position_dodge(width = 0.7), width = 0.6) +
  geom_errorbar(aes(ymin = Mean - SE, ymax = Mean + SE), width = 0.4, size = 1, position = position_dodge(width = 0.7)) +
  labs(title = "Akap5: Bound", y = "Intensity", x = "") +
  scale_fill_manual(values = c("no_HA" = "gray", "plus_HA" = "magenta")) +
  my_theme() +
  scale_y_continuous(labels = scales::scientific) +
  scale_x_discrete(labels = c("D3YVF0_36_36_1_1_C36" = "<span style='color:blue;'>Cys 36</span>", 
                              "D3YVF0_123_123_1_1_C123" = "<span style='color:blue;'>Cys 123</span>")) +
  theme(axis.text.x = element_markdown())

print(akap5_barplot_bound)



## ---- chunk 13

library(dplyr)
library(tidyr)
library(ggplot2)

# Filter for specific indices and reshape the data
ckap4_bound <- MLE_eluant_for_barplots %>%
  filter(Index %in% c("Q8BMK4_79_79_1_1_C79")) %>%
  select(Index, starts_with("no_HA"), starts_with("plus_HA")) %>%
  pivot_longer(cols = -Index, names_to = "Condition", values_to = "Value") %>%
  mutate(Condition = sub("_\\d+$", "", Condition),  # Remove replicate numbers
         HA_Type = ifelse(grepl("no_HA", Condition), "no_HA", "plus_HA"),
         Replicate = sub(".*_", "", Condition))  # Extract replicate number

### Calculate Mean and SE for Each Condition
ckap4_bound_mean_se_data <- ckap4_bound %>%
  group_by(Index, HA_Type) %>%
  summarise(
    Mean = mean(Value, na.rm = TRUE),
    SE = sd(Value, na.rm = TRUE) / sqrt(n())
  )

### Plot the Data

ckap4_barplot_bound <- ggplot(ckap4_bound_mean_se_data, aes(x = Index, y = Mean, fill = HA_Type)) +
  geom_bar(stat = "identity", position = position_dodge(width = 0.7), width = 0.6) +
  geom_errorbar(aes(ymin = Mean - SE, ymax = Mean + SE), width = 0.4, size = 1, position = position_dodge(width = 0.7)) +
  labs(title = "Ckap4: Bound", y = "Intensity", x = "") +
  scale_fill_manual(values = c("no_HA" = "gray", "plus_HA" = "magenta")) +
  my_theme() +
  scale_y_continuous(labels = scales::scientific) +  # Format y-axis values in scientific notation
  scale_x_discrete(labels = c("Q8BMK4_79_79_1_1_C79" = "Cys 79"))  # Manually set x-axis labels

print(ckap4_barplot_bound)


# Extract the row for the specific index and reshape
ckap4_flow_through <- MLE_flow_through_for_barplots %>%
  filter(Index == "Q8BMK4") %>%
  select(Index, starts_with("no_HA"), starts_with("plus_HA")) %>%
  pivot_longer(cols = -Index, names_to = "Condition", values_to = "Value") %>%
  mutate(Condition = sub("_\\d+$", "", Condition),  # Normalize condition names
         HA_Type = ifelse(grepl("no_HA", Condition), "no_HA", "plus_HA"),
         Replicate = sub(".*_", "", Condition))  # Extract replicate number


ckap4_flow_through_mean_se_data <- ckap4_flow_through %>%
  group_by(HA_Type) %>%
  summarise(
    Mean = mean(Value, na.rm = TRUE),
    SE = sd(Value, na.rm = TRUE) / sqrt(n())
  )

ckap4_barplot_unbound <- ggplot(ckap4_flow_through_mean_se_data, aes(x = HA_Type, y = Mean, fill = HA_Type)) +
  geom_bar(stat = "identity", position = position_dodge(), width = 0.5) +
  geom_errorbar(aes(ymin = Mean - SE, ymax = Mean + SE), width = 0.4, size = 1, position = position_dodge(0.5)) +
  labs(title = "Ckap4: Unbound", y = "Intensity", x = "") +
  scale_fill_manual(values = c("no_HA" = "gray", "plus_HA" = "magenta")) +
  my_theme() +  # Apply the custom theme
  theme(axis.text.x = element_blank()) +  # Hide x-axis labels
  scale_y_continuous(labels = scales::scientific)  # Format y-axis values in scientific notation

print(ckap4_barplot_unbound)

# remove dataframes
rm(ckap4_flow_through)


## save the bound and unbound plots as pdf
ggsave(filename = "ckap4_barplot_bound.pdf", plot = ckap4_barplot_bound, path = "barplots_known_acyl_sites", width = 8, height = 6)
ggsave(filename = "ckap4_barplot_unbound.pdf", plot = ckap4_barplot_unbound, path = "barplots_known_acyl_sites", width = 8, height = 6)


## red and blue labels
ckap4_barplot_bound <- ggplot(ckap4_bound_mean_se_data, aes(x = Index, y = Mean, fill = HA_Type)) +
  geom_bar(stat = "identity", position = position_dodge(width = 0.7), width = 0.6) +
  geom_errorbar(aes(ymin = Mean - SE, ymax = Mean + SE), width = 0.4, size = 1, position = position_dodge(width = 0.7)) +
  labs(title = "Ckap4: Bound", y = "Intensity", x = "") +
  scale_fill_manual(values = c("no_HA" = "gray", "plus_HA" = "magenta")) +
  my_theme() +
  scale_y_continuous(labels = scales::scientific) +
  scale_x_discrete(labels = c("Q8BMK4_79_79_1_1_C79" = "<span style='color:blue;'>Cys 79</span>")) +  # Manually set x-axis label with color
  theme(axis.text.x = element_markdown())  # Use element_markdown for the x-axis labels to interpret HTML-like syntax

# Print the plot
print(ckap4_barplot_bound)



## ---- chunk 14

library(dplyr)
library(tidyr)
library(ggplot2)

# Filter for specific indices and reshape the data
Snap23_bound <- MLE_eluant_for_barplots %>%
  filter(Index %in% c("O09044_79_87_5_5_C79C80C83C85C87")) %>%
  select(Index, starts_with("no_HA"), starts_with("plus_HA")) %>%
  pivot_longer(cols = -Index, names_to = "Condition", values_to = "Value") %>%
  mutate(Condition = sub("_\\d+$", "", Condition),  # Remove replicate numbers
         HA_Type = ifelse(grepl("no_HA", Condition), "no_HA", "plus_HA"),
         Replicate = sub(".*_", "", Condition))  # Extract replicate number

### Calculate Mean and SE for Each Condition
Snap23_bound_mean_se_data <- Snap23_bound %>%
  group_by(Index, HA_Type) %>%
  summarise(
    Mean = mean(Value, na.rm = TRUE),
    SE = sd(Value, na.rm = TRUE) / sqrt(n())
  )

### Plot the Data
Snap23_barplot_bound <- ggplot(Snap23_bound_mean_se_data, aes(x = Index, y = Mean, fill = HA_Type)) +
  geom_bar(stat = "identity", position = position_dodge(width = 0.7), width = 0.6) +
  geom_errorbar(aes(ymin = Mean - SE, ymax = Mean + SE), width = 0.4, size = 1, position = position_dodge(width = 0.7)) +
  labs(title = "Snap23: Bound", y = "Intensity", x = "") +
  scale_fill_manual(values = c("no_HA" = "gray", "plus_HA" = "magenta")) +
  my_theme() +
  scale_y_continuous(labels = scales::scientific) +  # Format y-axis values in scientific notation
  scale_x_discrete(labels = c("O09044_79_87_5_5_C79C80C83C85C87" = "Cys 79/80/83/87"))  # Manually set x-axis labels

print(Snap23_barplot_bound)


# Extract the row for the specific index and reshape
Snap23_flow_through <- MLE_flow_through_for_barplots %>%
  filter(Index == "O09044") %>%
  select(Index, starts_with("no_HA"), starts_with("plus_HA")) %>%
  pivot_longer(cols = -Index, names_to = "Condition", values_to = "Value") %>%
  mutate(Condition = sub("_\\d+$", "", Condition),  # Normalize condition names
         HA_Type = ifelse(grepl("no_HA", Condition), "no_HA", "plus_HA"),
         Replicate = sub(".*_", "", Condition))  # Extract replicate number


Snap23_flow_through_mean_se_data <- Snap23_flow_through %>%
  group_by(HA_Type) %>%
  summarise(
    Mean = mean(Value, na.rm = TRUE),
    SE = sd(Value, na.rm = TRUE) / sqrt(n())
  )

Snap23_barplot_unbound <- ggplot(Snap23_flow_through_mean_se_data, aes(x = HA_Type, y = Mean, fill = HA_Type)) +
  geom_bar(stat = "identity", position = position_dodge(), width = 0.5) +
  geom_errorbar(aes(ymin = Mean - SE, ymax = Mean + SE), width = 0.4, size = 1, position = position_dodge(0.5)) +
  labs(title = "Snap23: Unbound", y = "Intensity", x = "") +
  scale_fill_manual(values = c("no_HA" = "gray", "plus_HA" = "magenta")) +
  my_theme() +  # Apply the custom theme
  theme(axis.text.x = element_blank()) +  # Hide x-axis labels
  scale_y_continuous(labels = scales::scientific)  # Format y-axis values in scientific notation

print(Snap23_barplot_unbound)

# remove dataframes
rm(Snap23_flow_through)


## save the bound and unbound plots as pdf
ggsave(filename = "Snap23_barplot_bound.pdf", plot = Snap23_barplot_bound, path = "barplots_known_acyl_sites", width = 8, height = 6)
ggsave(filename = "Snap23_barplot_unbound.pdf", plot = Snap23_barplot_unbound, path = "barplots_known_acyl_sites", width = 8, height = 6)


# blue / red labels
Snap23_barplot_bound <- ggplot(Snap23_bound_mean_se_data, aes(x = Index, y = Mean, fill = HA_Type)) +
  geom_bar(stat = "identity", position = position_dodge(width = 0.7), width = 0.6) +
  geom_errorbar(aes(ymin = Mean - SE, ymax = Mean + SE), width = 0.4, size = 1, position = position_dodge(width = 0.7)) +
  labs(title = "Snap23: Bound", y = "Intensity", x = "") +
  scale_fill_manual(values = c("no_HA" = "gray", "plus_HA" = "magenta")) +
  my_theme() +
  scale_y_continuous(labels = scales::scientific) +
  scale_x_discrete(labels = c("O09044_79_87_5_5_C79C80C83C85C87" = "<span style='color:blue;'>Cys 79/80/83/87</span>")) +  # Manually set x-axis label with color
  theme(axis.text.x = element_markdown())  # Use element_markdown for the x-axis labels to interpret HTML-like syntax

# Print the plot
print(Snap23_barplot_bound)
